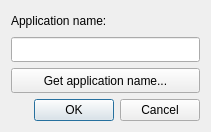
<?xml version="1.0" encoding="UTF-8"?>
<ui version="4.0">
 <class>getNameApp</class>
 <widget class="QDialog" name="getNameApp">
  <property name="geometry">
   <rect>
    <x>0</x>
    <y>0</y>
    <width>211</width>
    <height>115</height>
   </rect>
  </property>
  <property name="windowTitle">
   <string>Add application...</string>
  </property>
  <layout class="QVBoxLayout" name="verticalLayout">
   <item>
    <widget class="QLabel" name="label">
     <property name="minimumSize">
      <size>
       <width>0</width>
       <height>20</height>
      </size>
     </property>
     <property name="text">
      <string>Application name:</string>
     </property>
    </widget>
   </item>
   <item>
    <widget class="QLineEdit" name="txtNameApp">
     <property name="minimumSize">
      <size>
       <width>0</width>
       <height>25</height>
      </size>
     </property>
    </widget>
   </item>
   <item>
    <widget class="QPushButton" name="cmdGetApp">
     <property name="minimumSize">
      <size>
       <width>0</width>
       <height>25</height>
      </size>
     </property>
     <property name="text">
      <string>Get application name...</string>
     </property>
    </widget>
   </item>
   <item>
    <widget class="QDialogButtonBox" name="cmdBox">
     <property name="standardButtons">
      <set>QDialogButtonBox::Cancel|QDialogButtonBox::Ok</set>
     </property>
    </widget>
   </item>
  </layout>
 </widget>
 <resources/>
 <connections/>
</ui>
